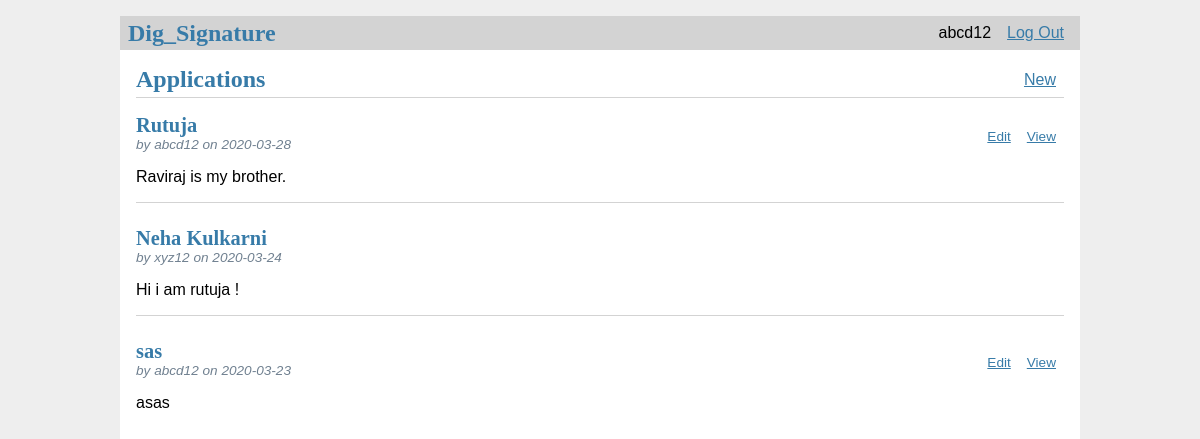
Screenshot of /home (signed in) with the database file from the repository.
### tables this page shows
CREATE TABLE user (
  id INTEGER PRIMARY KEY AUTOINCREMENT,
  username TEXT UNIQUE NOT NULL,
  password TEXT NOT NULL,
  first_name TEXT NOT NULL,
  last_name TEXT NOT NULL
);

CREATE TABLE post (
  id INTEGER PRIMARY KEY AUTOINCREMENT,
  author_id INTEGER NOT NULL,
  created TIMESTAMP NOT NULL DEFAULT CURRENT_TIMESTAMP,
  title TEXT NOT NULL,
  body TEXT NOT NULL,
  FOREIGN KEY (author_id) REFERENCES user (id)
);

### dig_sig/blog.py (the view)
@bp.route('/home')
def home():
    db = get_db()
    posts = db.execute(
        'SELECT p.id, title, body, created, author_id, username'
        ' FROM post p JOIN user u ON p.author_id = u.id'
        ' ORDER BY created DESC'
    ).fetchall()
    return render_template('blog/home.html', posts=posts)

### dig_sig/auth.py (called while the page is built)
@bp.before_app_request
def load_logged_in_user():
    user_id = session.get('user_id')
    if user_id is None:
        g.user = None
    else:
        g.user = get_db().execute(
            'SELECT * FROM user WHERE id = ?', (user_id,)
        ).fetchone()

### dig_sig/db.py (called while the page is built)
def get_db():
    if 'db' not in g:
        g.db = sqlite3.connect(
            current_app.config['DATABASE'],
            detect_types=sqlite3.PARSE_DECLTYPES
        )
        g.db.row_factory = sqlite3.Row
    return g.db

### dig_sig/templates/blog/home.html (shortened to what this page needs)
{% extends 'base.html' %}
{% block header %}
  <h1>{% block title %}Applications{% endblock %}</h1>
  {% if g.user %}
    <a class="action" href="{{ url_for('blog.create') }}">New</a>
  {% endif %}
{% endblock %}
{% block content %}
  {% for post in posts %}
    <article class="post">
      <header>
        <div>
          <h1>{{ post['title'] }}</h1>
          <div class="about">by {{ post['username'] }} on {{ post['created'].strftime('%Y-%m-%d') }}</div>
        </div>
        {% if g.user['id'] == post['author_id'] %}
          <a class="action" href="{{ url_for('blog.update', id=post['id']) }}">Edit</a>
          <a class="action" href="{{ url_for('blog.view', id=post['id']) }}">View</a>
        {% endif %}
      </header>
      <p class="body">{{ post['body'] }}</p>
    </article>
    {% if not loop.last %}
      <hr>
    {% endif %}
  {% endfor %}
{% endblock %}

### dig_sig/templates/base.html (shortened to what this page needs)
<!doctype html>
<link rel="stylesheet" href="{{ url_for('static', filename='style.css') }}">
<nav>
  <h1>Dig_Signature</h1>
  <ul>
    {% if g.user %}
      <li><span>{{ g.user['username'] }}</span>
      <li><a href="{{ url_for('auth.logout') }}">Log Out</a>
    {% else %}
      <li><a href="{{ url_for('auth.register') }}">Register</a>
      <li><a href="{{ url_for('auth.login') }}">Log In</a>
    {% endif %}
  </ul>
</nav>
<section class="content">
  <header>
    {% block header %}{% endblock %}
  </header>
  {% block content %}{% endblock %}
</section>

### dig_sig/static/style.css (style rules this page uses)
h1 { font-family: serif; color: #377ba8; margin: 1rem 0; }
a { color: #377ba8; }
hr { border: none; border-top: 1px solid lightgray; }
nav { background: lightgray; display: flex; align-items: center; padding: 0 0.5rem; }
nav h1 { flex: auto; margin: 0; }
nav ul { display: flex; list-style: none; margin: 0; padding: 0; }
nav ul li a, nav ul li span, header .action { display: block; padding: 0.5rem; }
.content { padding: 0 1rem 1rem; }
.content > header { border-bottom: 1px solid lightgray; display: flex; align-items: flex-end; }
.content > header h1 { flex: auto; margin: 1rem 0 0.25rem 0; }
.post > header { display: flex; align-items: flex-end; font-size: 0.85em; }
.post > header > div:first-of-type { flex: auto; }
.post > header h1 { font-size: 1.5em; margin-bottom: 0; }
.post .about { color: slategray; font-style: italic; }
.post .body { white-space: pre-line; }
.content:last-child { margin-bottom: 0; }

### rows the page displays
user: user.username "abcd12"
post: title "Rutuja", username "abcd12", created "2020-03-28", body "Raviraj is my brother."
post: title "Neha Kulkarni", username "xyz12", created "2020-03-24", body "Hi i am rutuja !"
post: title "sas", username "abcd12", created "2020-03-23", body "asas"
